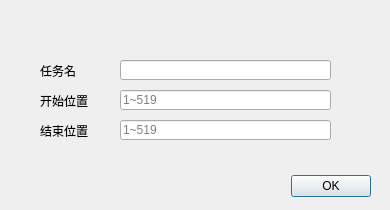
<?xml version="1.0" encoding="UTF-8"?>
<ui version="4.0">
 <class>NewTask</class>
 <widget class="QDialog" name="NewTask">
  <property name="geometry">
   <rect>
    <x>0</x>
    <y>0</y>
    <width>390</width>
    <height>210</height>
   </rect>
  </property>
  <property name="windowTitle">
   <string>新建任务</string>
  </property>
  <widget class="QDialogButtonBox" name="buttonBox">
   <property name="geometry">
    <rect>
     <x>30</x>
     <y>170</y>
     <width>341</width>
     <height>32</height>
    </rect>
   </property>
   <property name="orientation">
    <enum>Qt::Horizontal</enum>
   </property>
   <property name="standardButtons">
    <set>QDialogButtonBox::Ok</set>
   </property>
   <property name="centerButtons">
    <bool>false</bool>
   </property>
  </widget>
  <widget class="QLabel" name="label_2">
   <property name="geometry">
    <rect>
     <x>40</x>
     <y>60</y>
     <width>81</width>
     <height>21</height>
    </rect>
   </property>
   <property name="sizePolicy">
    <sizepolicy hsizetype="Preferred" vsizetype="Minimum">
     <horstretch>0</horstretch>
     <verstretch>0</verstretch>
    </sizepolicy>
   </property>
   <property name="font">
    <font>
     <pointsize>9</pointsize>
    </font>
   </property>
   <property name="text">
    <string>任务名</string>
   </property>
  </widget>
  <widget class="QLabel" name="label_3">
   <property name="geometry">
    <rect>
     <x>40</x>
     <y>90</y>
     <width>81</width>
     <height>21</height>
    </rect>
   </property>
   <property name="sizePolicy">
    <sizepolicy hsizetype="Preferred" vsizetype="Minimum">
     <horstretch>0</horstretch>
     <verstretch>0</verstretch>
    </sizepolicy>
   </property>
   <property name="font">
    <font>
     <pointsize>9</pointsize>
    </font>
   </property>
   <property name="text">
    <string>开始位置</string>
   </property>
  </widget>
  <widget class="QLineEdit" name="endLineEdit">
   <property name="enabled">
    <bool>true</bool>
   </property>
   <property name="geometry">
    <rect>
     <x>120</x>
     <y>120</y>
     <width>211</width>
     <height>20</height>
    </rect>
   </property>
   <property name="text">
    <string/>
   </property>
   <property name="readOnly">
    <bool>false</bool>
   </property>
   <property name="placeholderText">
    <string>1~519</string>
   </property>
  </widget>
  <widget class="QLineEdit" name="taskNameLineEdit">
   <property name="enabled">
    <bool>true</bool>
   </property>
   <property name="geometry">
    <rect>
     <x>120</x>
     <y>60</y>
     <width>211</width>
     <height>20</height>
    </rect>
   </property>
   <property name="text">
    <string/>
   </property>
   <property name="readOnly">
    <bool>false</bool>
   </property>
  </widget>
  <widget class="QLineEdit" name="beginLineEdit">
   <property name="enabled">
    <bool>true</bool>
   </property>
   <property name="geometry">
    <rect>
     <x>120</x>
     <y>90</y>
     <width>211</width>
     <height>20</height>
    </rect>
   </property>
   <property name="text">
    <string/>
   </property>
   <property name="readOnly">
    <bool>false</bool>
   </property>
   <property name="placeholderText">
    <string>1~519</string>
   </property>
  </widget>
  <widget class="QLabel" name="label_4">
   <property name="geometry">
    <rect>
     <x>40</x>
     <y>120</y>
     <width>81</width>
     <height>21</height>
    </rect>
   </property>
   <property name="sizePolicy">
    <sizepolicy hsizetype="Preferred" vsizetype="Minimum">
     <horstretch>0</horstretch>
     <verstretch>0</verstretch>
    </sizepolicy>
   </property>
   <property name="font">
    <font>
     <pointsize>9</pointsize>
    </font>
   </property>
   <property name="text">
    <string>结束位置</string>
   </property>
  </widget>
 </widget>
 <resources/>
 <connections>
  <connection>
   <sender>buttonBox</sender>
   <signal>accepted()</signal>
   <receiver>NewTask</receiver>
   <slot>accept()</slot>
   <hints>
    <hint type="sourcelabel">
     <x>248</x>
     <y>254</y>
    </hint>
    <hint type="destinationlabel">
     <x>157</x>
     <y>274</y>
    </hint>
   </hints>
  </connection>
  <connection>
   <sender>buttonBox</sender>
   <signal>rejected()</signal>
   <receiver>NewTask</receiver>
   <slot>reject()</slot>
   <hints>
    <hint type="sourcelabel">
     <x>316</x>
     <y>260</y>
    </hint>
    <hint type="destinationlabel">
     <x>286</x>
     <y>274</y>
    </hint>
   </hints>
  </connection>
 </connections>
</ui>
